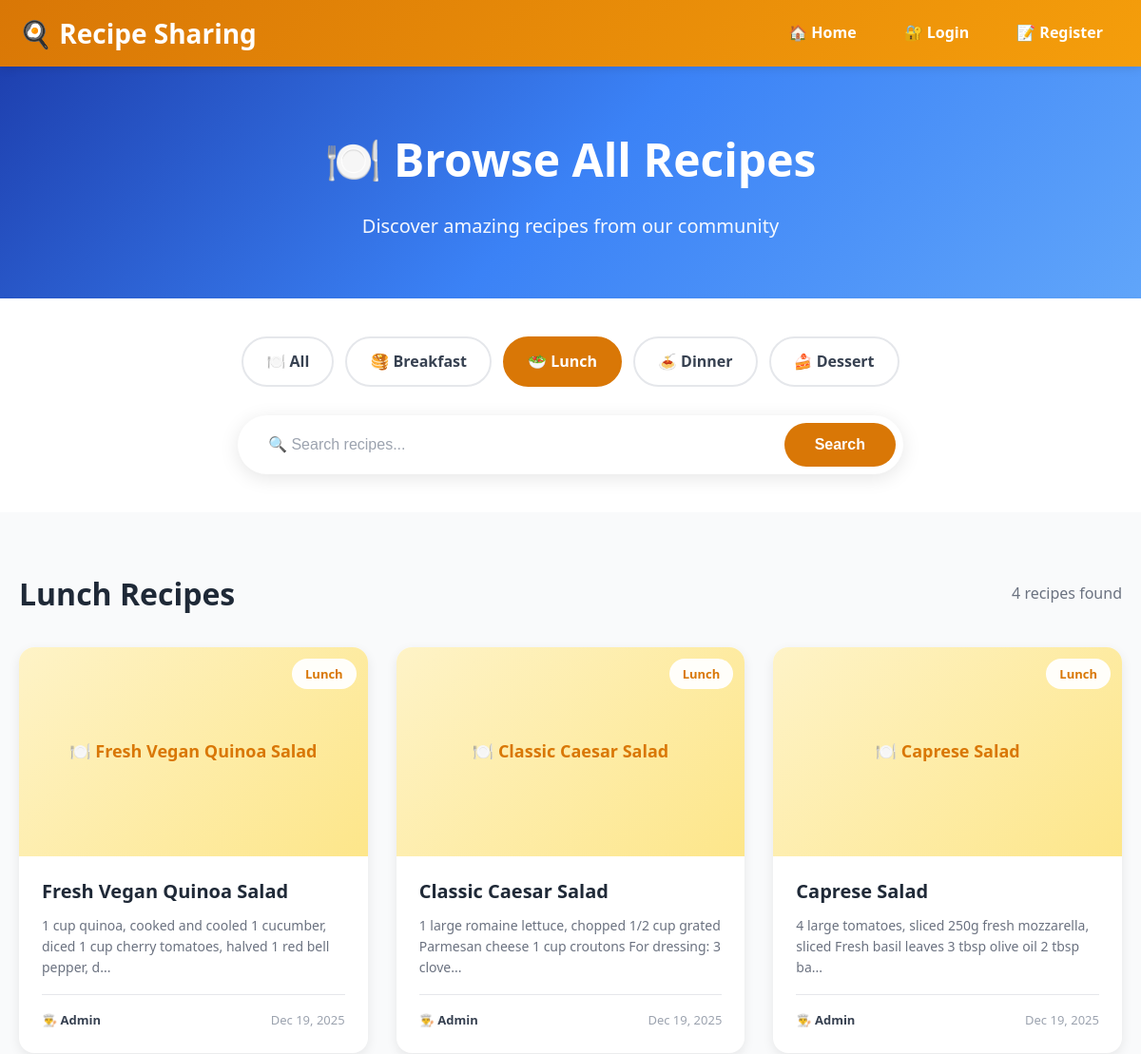
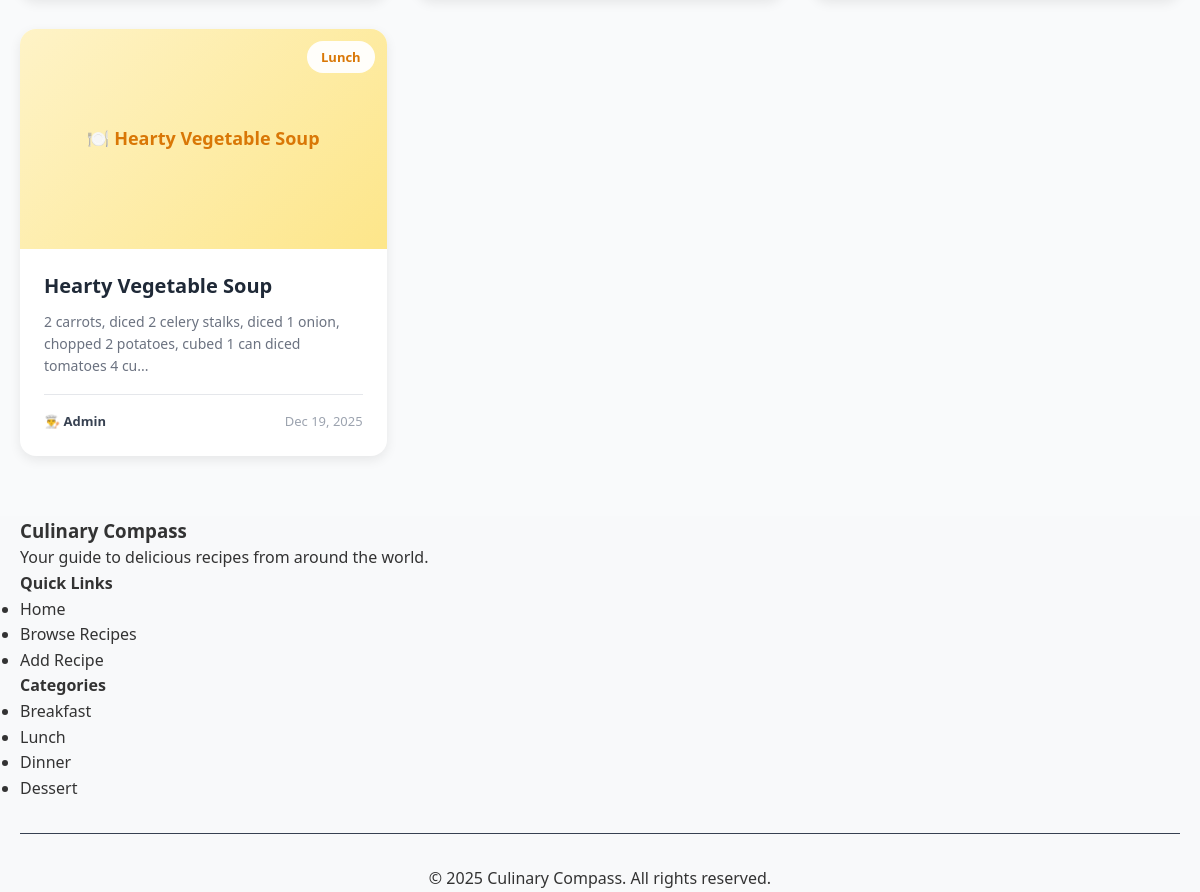
The app's page /browse.php?category=Lunch with its own data (2 pictures, top to bottom).
### tables this page shows
CREATE TABLE IF NOT EXISTS recipes (
    id INT AUTO_INCREMENT PRIMARY KEY,
    user_id INT NOT NULL,
    title VARCHAR(200) NOT NULL,
    category VARCHAR(50) NOT NULL,
    ingredients TEXT NOT NULL,
    instructions TEXT NOT NULL,
    image VARCHAR(255) DEFAULT 'default-recipe.jpg',
    created_at TIMESTAMP DEFAULT CURRENT_TIMESTAMP,
    updated_at TIMESTAMP DEFAULT CURRENT_TIMESTAMP ON UPDATE CURRENT_TIMESTAMP,
    INDEX idx_user_id (user_id),
    INDEX idx_category (category),
    INDEX idx_created_at (created_at),
    FOREIGN KEY (user_id) REFERENCES users(id) ON DELETE CASCADE
);

CREATE TABLE IF NOT EXISTS users (
    id INT AUTO_INCREMENT PRIMARY KEY,
    name VARCHAR(100) NOT NULL,
    email VARCHAR(100) NOT NULL UNIQUE,
    password_hash VARCHAR(255) NOT NULL,
    created_at TIMESTAMP DEFAULT CURRENT_TIMESTAMP,
    INDEX idx_email (email)
);

### browse.php (the view, shortened to what this page needs)
<?php
require_once 'config/database.php';
$search = isset($_GET['search']) ? trim($_GET['search']) : '';
$category = isset($_GET['category']) ? trim($_GET['category']) : '';
try {
  $sql = "SELECT r.*, u.name as author_name
            FROM recipes r
            LEFT JOIN users u ON r.user_id = u.id
            WHERE 1=1";
  $params = [];
  if ($category) {
    $sql .= " AND r.category = ?";
    $params[] = $category;
  }
  $sql .= " ORDER BY r.created_at DESC";
  $stmt = $pdo->prepare($sql);
  $stmt->execute($params);
  $recipes = $stmt->fetchAll();
} catch (PDOException $e) {
  $recipes = [];
  $error = $e->getMessage();
}
include 'includes/header.php';
?>
<section class="browse-hero">
  <div class="container">
    <h1>🍽️ Browse All Recipes</h1>
    <p>Discover amazing recipes from our community</p>
  </div>
</section>
<section class="filter-section">
  <div class="filter-container">
    <div class="category-tabs">
      <a href="browse.php" class="category-tab <?php echo empty($category) ? 'active' : ''; ?>">
        🍽️ All
      </a>
      <a href="browse.php?category=Breakfast" class="category-tab <?php echo $category === 'Breakfast' ? 'active' : ''; ?>">
        🥞 Breakfast
      </a>
      <a href="browse.php?category=Lunch" class="category-tab <?php echo $category === 'Lunch' ? 'active' : ''; ?>">
        🥗 Lunch
      </a>
      <a href="browse.php?category=Dinner" class="category-tab <?php echo $category === 'Dinner' ? 'active' : ''; ?>">
        🍝 Dinner
      </a>
      <a href="browse.php?category=Dessert" class="category-tab <?php echo $category === 'Dessert' ? 'active' : ''; ?>">
        🍰 Dessert
      </a>
    </div>
    <div class="search-container">
      <form method="GET" action="browse.php" class="search-form">
        <input
          type="text"
          name="search"
          class="search-input"
          placeholder="🔍 Search recipes..."
          value="<?php echo htmlspecialchars($search); ?>">
        <button type="submit" class="search-button">Search</button>
      </form>
    </div>
  </div>
</section>
<section class="results-section">
  <div class="results-container">
    <div class="results-header">
      <h2 class="results-title">
        <?php
        if ($search && $category) {
          echo htmlspecialchars($category) . ' Recipes matching "' . htmlspecialchars($search) . '"';
        } elseif ($search) {
          echo 'Results for "' . htmlspecialchars($search) . '"';
        } elseif ($category) {
          echo htmlspecialchars($category) . ' Recipes';
        } else {
          echo 'All Recipes';
        }
        ?>
      </h2>
      <span class="results-count"><?php echo count($recipes); ?> recipe<?php echo count($recipes) != 1 ? 's' : ''; ?> found</span>
    </div>
    <?php if (count($recipes) > 0): ?>
      <div class="recipe-grid">
        <?php foreach ($recipes as $recipe): ?>
          <a href="recipe-detail.php?id=<?php echo $recipe['id']; ?>" class="recipe-card">
            <div class="recipe-card-image">
              <?php if (!empty($recipe['image']) && file_exists('assets/uploads/' . $recipe['image'])): ?>
                <img src="assets/uploads/<?php echo htmlspecialchars($recipe['image']); ?>"
                  alt="<?php echo htmlspecialchars($recipe['title']); ?>">
              <?php else: ?>
                <div class="recipe-card-placeholder">
                  🍽️ <?php echo htmlspecialchars($recipe['title']); ?>
                </div>
              <?php endif; ?>
              <span class="recipe-category-badge">
                <?php echo htmlspecialchars($recipe['category']); ?>
              </span>
            </div>
            <div class="recipe-card-content">
              <h3 class="recipe-card-title">
                <?php echo htmlspecialchars($recipe['title']); ?>
              </h3>
              <p class="recipe-card-description">
                <?php
                $ingredients = htmlspecialchars($recipe['ingredients']);
                echo substr($ingredients, 0, 100) . (strlen($ingredients) > 100 ? '...' : '');
                ?>
              </p>
              <div class="recipe-card-meta">
                <span class="recipe-author">
                  👨‍🍳 <?php echo htmlspecialchars($recipe['author_name']); ?>
                </span>
                <span class="recipe-date">
                  <?php echo date('M d, Y', strtotime($recipe['created_at'])); ?>
                </span>
              </div>
            </div>
          </a>
        <?php endforeach; ?>
      </div>
    <?php endif; ?>
  </div>
</section>
<?php include 'includes/footer.php'; ?>

### assets/css/style.css (style rules this page uses)
* { margin: 0; padding: 0; box-sizing: border-box; }
body { font-family: 'Segoe UI', Tahoma, Geneva, Verdana, sans-serif; line-height: 1.6; color: #333; background-color: #f8f9fa; }
.container { max-width: 1200px; margin: 0 auto; padding: 0 20px; }
a { text-decoration: none; color: inherit; transition: all 0.3s ease; }

### browse.php (style rules this page uses)
.browse-hero { background: linear-gradient(135deg, #1e40af 0%, #3b82f6 50%, #60a5fa 100%); padding: 60px 0; text-align: center; color: white; }
.browse-hero h1 { font-size: 48px; font-weight: 700; margin: 0 0 15px 0; }
.browse-hero p { font-size: 20px; margin: 0; opacity: 0.95; }
.filter-section { background: white; padding: 40px 0; box-shadow: 0 2px 8px rgba(0, 0, 0, 0.05); }
.filter-container { max-width: 1200px; margin: 0 auto; padding: 0 20px; }
.category-tabs { display: flex; gap: 12px; margin-bottom: 30px; flex-wrap: wrap; justify-content: center; }
.category-tab { padding: 12px 24px; border-radius: 50px; border: 2px solid #e5e7eb; background: white; color: #374151; text-decoration: none; font-weight: 600; font-size: 16px; transition: all 0.3s; display: inline-flex; align-items: center; gap: 8px; }
.category-tab.active { background: #d97706; color: white; border-color: #d97706; }
.search-container { max-width: 700px; margin: 0 auto; }
.search-form { display: flex; gap: 12px; background: white; padding: 8px; border-radius: 50px; box-shadow: 0 4px 20px rgba(0, 0, 0, 0.1); }
.search-input { flex: 1; padding: 14px 24px; border: none; border-radius: 50px; font-size: 16px; outline: none; }
.search-input::placeholder { color: #9ca3af; }
.search-button { padding: 14px 32px; background: #d97706; color: white; border: none; border-radius: 50px; font-weight: 600; font-size: 16px; cursor: pointer; transition: all 0.3s; }
.results-section { background: #f9fafb; padding: 60px 0; min-height: 500px; }
.results-container { max-width: 1200px; margin: 0 auto; padding: 0 20px; }
.results-header { display: flex; justify-content: space-between; align-items: center; margin-bottom: 30px; }
.results-title { font-size: 32px; font-weight: 700; color: #1f2937; margin: 0; }
.results-count { color: #6b7280; font-size: 16px; }
.recipe-grid { display: grid; grid-template-columns: repeat(auto-fill, minmax(320px, 1fr)); gap: 30px; }
.recipe-card { background: white; border-radius: 16px; overflow: hidden; box-shadow: 0 4px 12px rgba(0, 0, 0, 0.08); transition: all 0.3s; text-decoration: none; color: inherit; }
.recipe-card-image { width: 100%; height: 220px; position: relative; overflow: hidden; }
.recipe-card-placeholder { width: 100%; height: 100%; display: flex; align-items: center; justify-content: center; background: linear-gradient(135deg, #fef3c7, #fde68a); color: #d97706; font-size: 18px; font-weight: 600; text-align: center; padding: 20px; }
.recipe-category-badge { position: absolute; top: 12px; right: 12px; background: rgba(255, 255, 255, 0.95); color: #d97706; padding: 6px 14px; border-radius: 20px; font-weight: 600; font-size: 13px; }
.recipe-card-content { padding: 24px; }
.recipe-card-title { font-size: 20px; font-weight: 700; color: #1f2937; margin: 0 0 12px 0; line-height: 1.3; }
.recipe-card-description { color: #6b7280; font-size: 14px; line-height: 1.6; margin: 0 0 16px 0; }
.recipe-card-meta { display: flex; justify-content: space-between; align-items: center; padding-top: 16px; border-top: 1px solid #e5e7eb; font-size: 13px; }
.recipe-author { color: #374151; font-weight: 600; }
.recipe-date { color: #9ca3af; }

### records on screen
recipes: title "Fresh Vegan Quinoa Salad", category "Lunch", ingredients "1 cup quinoa, cooked and cooled 1 cucumber, diced 1 cup cherry tomatoes, halved 1 red bell pepper, d", user.name "Admin", created_at "Dec 19, 2025"
recipes: title "Classic Caesar Salad", category "Lunch", ingredients "1 large romaine lettuce, chopped 1/2 cup grated Parmesan cheese 1 cup croutons For dressing: 3 clove", user.name "Admin", created_at "Dec 19, 2025"
recipes: title "Caprese Salad", category "Lunch", ingredients "4 large tomatoes, sliced 250g fresh mozzarella, sliced Fresh basil leaves 3 tbsp olive oil 2 tbsp ba", user.name "Admin", created_at "Dec 19, 2025"
recipes: title "Hearty Vegetable Soup", category "Lunch", ingredients "2 carrots, diced 2 celery stalks, diced 1 onion, chopped 2 potatoes, cubed 1 can diced tomatoes 4 cu", user.name "Admin", created_at "Dec 19, 2025"

### other values on screen
$category "Lunch"
count($recipes) "4"
